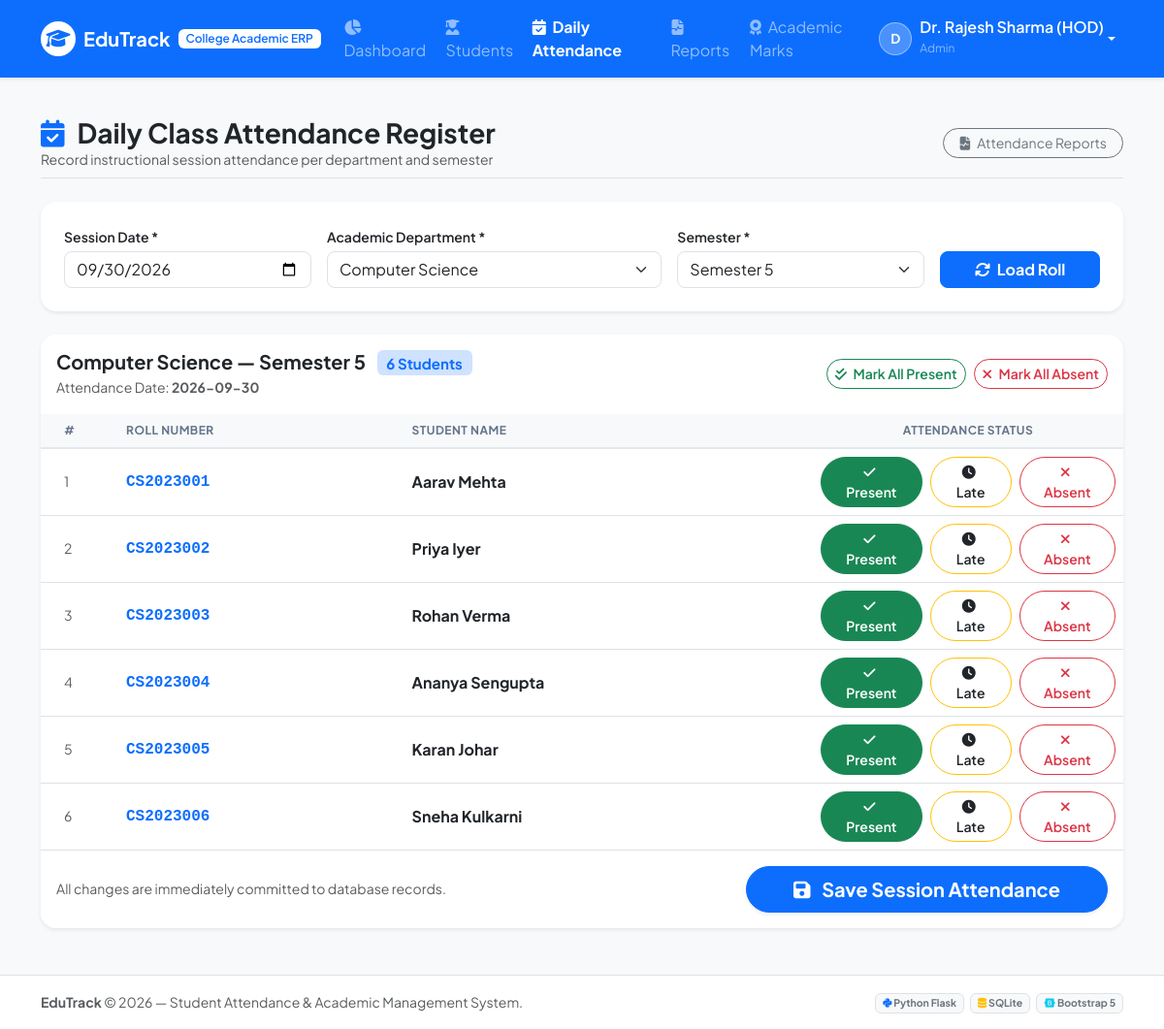
Page /admin/attendance (signed in) on the committed database.
### tables this page shows
CREATE TABLE students (
        id INTEGER PRIMARY KEY AUTOINCREMENT,
        roll_no TEXT UNIQUE NOT NULL,
        full_name TEXT NOT NULL,
        email TEXT UNIQUE NOT NULL,
        password_hash TEXT NOT NULL,
        department TEXT NOT NULL,
        semester INTEGER NOT NULL,
        phone TEXT,
        dob TEXT,
        address TEXT,
        created_at TIMESTAMP DEFAULT CURRENT_TIMESTAMP
    );

### app.py (the view, shortened to what this page needs)
@app.route('/admin/attendance', methods=['GET', 'POST'])
@login_required
@admin_required
def mark_attendance():
    conn = get_db()
    cursor = conn.cursor()
    selected_date = request.args.get('date', datetime.now().strftime('%Y-%m-%d'))
    selected_dept = request.args.get('department', 'Computer Science')
    selected_sem = request.args.get('semester', 5, type=int)
    cursor.execute('''
    SELECT id, roll_no, full_name
    FROM students
    WHERE department = ? AND semester = ?
    ORDER BY roll_no ASC
    ''', (selected_dept, selected_sem))
    students = cursor.fetchall()
    cursor.execute('''
    SELECT student_id, status
    FROM attendance
    WHERE date = ?
    ''', (selected_date,))
    existing_status = {row['student_id']: row['status'] for row in cursor.fetchall()}
    cursor.execute("SELECT DISTINCT department FROM students ORDER BY department")
    departments = [row['department'] for row in cursor.fetchall()]
    conn.close()
    return render_template(
        'attendance/mark.html',
        students=students,
        existing_status=existing_status,
        selected_date=selected_date,
        selected_dept=selected_dept,
        selected_sem=selected_sem,
        departments=departments
    )

### app.py (called while the page is built)
def login_required(f):
    @wraps(f)
    def decorated_function(*args, **kwargs):
        if 'user_id' not in session:
            flash('Please log in to access this portal.', 'warning')
            return redirect(url_for('login'))
        return f(*args, **kwargs)
    return decorated_function

def admin_required(f):
    @wraps(f)
    def decorated_function(*args, **kwargs):
        if session.get('user_type') != 'admin':
            flash('Access restricted to college administrators and faculty only.', 'danger')
            return redirect(url_for('login'))
        return f(*args, **kwargs)
    return decorated_function

@app.context_processor
def inject_now():
    return {'current_year': datetime.now().year, 'today_date': datetime.now().strftime('%Y-%m-%d')}

### database.py (called while the page is built)
def get_db():
    conn = sqlite3.connect(DATABASE_PATH)
    conn.row_factory = sqlite3.Row
    conn.execute("PRAGMA foreign_keys = ON")
    return conn

### templates/attendance/mark.html (shortened to what this page needs)
{% extends "base.html" %}
{% block content %}
<div class="d-flex flex-wrap justify-content-between align-items-center mb-4 pb-2 border-bottom">
    <div>
        <h3 class="fw-bold text-dark mb-0">
            <i class="fa-solid fa-calendar-check text-primary me-2"></i> Daily Class Attendance Register
        </h3>
        <p class="text-muted small mb-0">Record instructional session attendance per department and semester</p>
    </div>
    <div class="mt-2 mt-md-0 d-flex gap-2">
        <a href="{{ url_for('attendance_report') }}" class="btn btn-outline-secondary btn-sm rounded-pill px-3">
            <i class="fa-solid fa-file-waveform me-1"></i> Attendance Reports
        </a>
    </div>
</div>
<div class="card border-0 shadow-sm rounded-4 mb-4">
    <div class="card-body p-4">
        <form method="GET" action="{{ url_for('mark_attendance') }}" class="row g-3 align-items-end">
            <div class="col-md-3">
                <label for="date" class="form-label fw-semibold fs-7 mb-1">Session Date *</label>
                <input type="date" class="form-control rounded-3" id="date" name="date" value="{{ selected_date }}" required onchange="this.form.submit()">
            </div>
            <div class="col-md-4">
                <label for="department" class="form-label fw-semibold fs-7 mb-1">Academic Department *</label>
                <select class="form-select rounded-3" id="department" name="department" onchange="this.form.submit()">
                    {% for d in departments %}
                        <option value="{{ d }}" {% if selected_dept == d %}selected{% endif %}>{{ d }}</option>
                    {% endfor %}
                </select>
            </div>
            <div class="col-md-3">
                <label for="semester" class="form-label fw-semibold fs-7 mb-1">Semester *</label>
                <select class="form-select rounded-3" id="semester" name="semester" onchange="this.form.submit()">
                    {% for sem in range(1, 9) %}
                        <option value="{{ sem }}" {% if selected_sem == sem %}selected{% endif %}>Semester {{ sem }}</option>
                    {% endfor %}
                </select>
            </div>
            <div class="col-md-2">
                <button type="submit" class="btn btn-primary rounded-3 w-100 fw-bold">
                    <i class="fa-solid fa-arrows-rotate me-1"></i> Load Roll
                </button>
            </div>
        </form>
    </div>
</div>
<form method="POST" action="{{ url_for('mark_attendance') }}">
    <div class="card border-0 shadow-sm rounded-4 overflow-hidden mb-4">
        <div class="card-header bg-white py-3 border-0 d-flex flex-wrap justify-content-between align-items-center gap-2">
            <div>
                <h5 class="fw-bold mb-0 text-dark">
                    {{ selected_dept }} — Semester {{ selected_sem }}
                    <span class="badge bg-primary-subtle text-primary ms-2">{{ students|length }} Students</span>
                </h5>
                <small class="text-muted">Attendance Date: <strong>{{ selected_date }}</strong></small>
            </div>
            <div class="d-flex gap-2">
                <button type="button" class="btn btn-sm btn-outline-success rounded-pill fw-semibold" onclick="markAllStatus('Present')">
                    <i class="fa-solid fa-check-double me-1"></i> Mark All Present
                </button>
                <button type="button" class="btn btn-sm btn-outline-danger rounded-pill fw-semibold" onclick="markAllStatus('Absent')">
                    <i class="fa-solid fa-xmark me-1"></i> Mark All Absent
                </button>
            </div>
        </div>
        <div class="table-responsive">
            <table class="table table-hover align-middle mb-0">
                <thead class="table-light fs-8 text-uppercase">
                    <tr>
                        <th class="ps-4" style="width: 80px;">#</th>
                        <th>Roll Number</th>
                        <th>Student Name</th>
                        <th class="text-center" style="width: 320px;">Attendance Status</th>
                    </tr>
                </thead>
                <tbody>
                    {% if students %}
                        {% for s in students %}
                            {% set current_status = existing_status.get(s.id, 'Present') %}
                            <tr>
                                <td class="ps-4 text-muted small">{{ loop.index }}</td>
                                <td class="fw-bold font-monospace text-primary">{{ s.roll_no }}</td>
                                <td>
                                    <div class="fw-bold text-dark">{{ s.full_name }}</div>
                                </td>
                                <td>
                                    <div class="d-flex justify-content-center gap-2">
                                        <label class="btn btn-outline-success btn-sm rounded-pill px-3 fw-semibold" for="present_{{ s.id }}">
                                            <i class="fa-solid fa-check me-1"></i> Present
                                        </label>
                                        <label class="btn btn-outline-warning btn-sm rounded-pill px-3 fw-semibold text-dark" for="late_{{ s.id }}">
                                            <i class="fa-solid fa-clock me-1"></i> Late
                                        </label>
                                        <label class="btn btn-outline-danger btn-sm rounded-pill px-3 fw-semibold" for="absent_{{ s.id }}">
                                            <i class="fa-solid fa-xmark me-1"></i> Absent
                                        </label>
                                    </div>
                                </td>
                            </tr>
                        {% endfor %}
                    {% endif %}
                </tbody>
            </table>
        </div>
        {% if students %}
            <div class="card-footer bg-white p-3 border-0 d-flex justify-content-between align-items-center">
                <span class="text-muted small">All changes are immediately committed to database records.</span>
                <button type="submit" class="btn btn-primary btn-lg rounded-pill px-5 fw-bold shadow-sm">
                    <i class="fa-solid fa-floppy-disk me-2"></i> Save Session Attendance
                </button>
            </div>
        {% endif %}
    </div>
</form>
{% endblock %}

### static/css/style.css (style rules this page uses)
:root { --primary-color: #2563eb; --primary-hover: #1d4ed8; --primary-light: #eff6ff; --secondary-color: #64748b; --success-color: #10b981; --warning-color: #f59e0b; --danger-color: #ef4444; --dark-color: #0f172a; --card-shadow: 0 4px 6px -1px rgba(0, 0, 0, 0.05), 0 2px 4px -2px rgba(0, 0, 0, 0.05); }
body { font-family: 'Plus Jakarta Sans', system-ui, -apple-system, BlinkMacSystemFont, "Segoe UI", Roboto, sans-serif; color: #1e293b; background-color: #f8fafc; -webkit-font-smoothing: antialiased; }
.fs-7 { font-size: 0.875rem !important; }
.fs-8 { font-size: 0.75rem !important; }
.card { transition: transform 0.2s ease, box-shadow 0.2s ease; }
.table thead th { font-weight: 700; letter-spacing: 0.5px; color: #64748b; border-bottom: 2px solid #e2e8f0; }

### rows in the picture
students: roll_no "CS2023001", full_name "Aarav Mehta"
students: roll_no "CS2023002", full_name "Priya Iyer"
students: roll_no "CS2023003", full_name "Rohan Verma"
students: roll_no "CS2023004", full_name "Ananya Sengupta"
students: roll_no "CS2023005", full_name "Karan Johar"
students: roll_no "CS2023006", full_name "Sneha Kulkarni"

### other values in the picture
{{ session.get('user_name', 'User')[:1] }} "D"
{{ session.get('user_name') }} "Dr. Rajesh Sharma (HOD)"
{{ session.get('user_type')|capitalize }} "Admin"
{{ selected_dept }} "Computer Science"
{{ selected_sem }} "5"
{{ students|length }} "6"
{{ selected_date }} "2026-09-30"
form field department "Computer Science"
